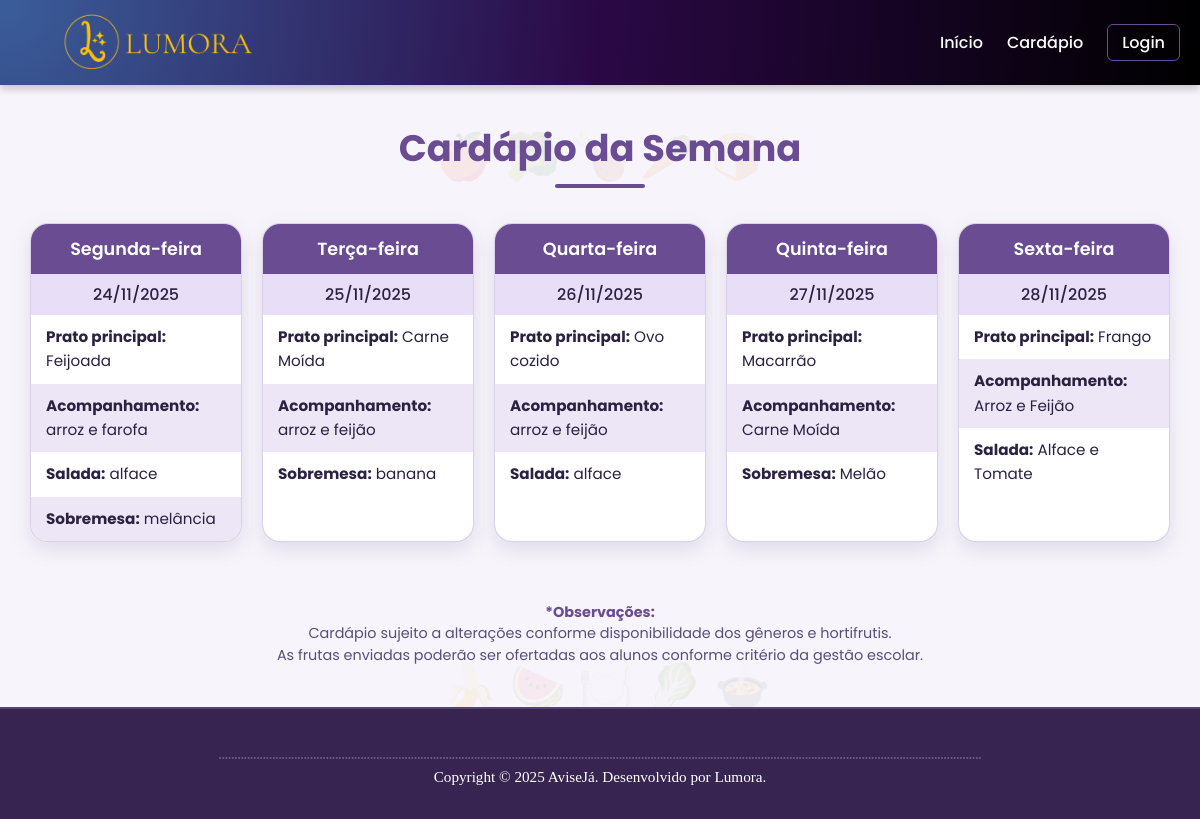
Page /cardapio.php on the committed database.
### tables this page shows
CREATE TABLE IF NOT EXISTS `tb_cardapio` (
  `id` int NOT NULL AUTO_INCREMENT,
  `dia_semana` enum('Segunda-feira','Terça-feira','Quarta-feira','Quinta-feira','Sexta-feira') NOT NULL,
  `prato_principal` varchar(255) NOT NULL,
  `acompanhamento` varchar(255) DEFAULT NULL,
  `salada` varchar(255) DEFAULT NULL,
  `sobremesa` varchar(255) DEFAULT NULL,
  PRIMARY KEY (`id`)
);

### conexao/conexao.php (called while the page is built, shortened)
<?php
class BancodeDados {
    private $host = "localhost";
    private $user = "root";
    private $senha = "prof@3t3c";
    private $banco = "gestao_merenda";
	public function conecta(){
        $this->con = mysqli_connect($this->host, $this->user, $this->senha, $this->banco);
    }
}
?>

### cardapio.php (the view, shortened to what this page needs)
<?php
require_once('conexao/conexao.php');
$mysql = new BancodeDados();
$mysql->conecta();
$cardapioSemanal = [];
$sql = "SELECT * FROM tb_cardapio ORDER BY FIELD(dia_semana, 'Segunda-feira', 'Terça-feira', 'Quarta-feira', 'Quinta-feira', 'Sexta-feira')";
$query = mysqli_query($mysql->con, $sql);
while($row = mysqli_fetch_assoc($query)) {
    $cardapioSemanal[$row['dia_semana']][] = $row;
}
$diasSemanaMapa = [
    'Segunda-feira' => 'monday', 'Terça-feira' => 'tuesday',
    'Quarta-feira'  => 'wednesday', 'Quinta-feira' => 'thursday',
    'Sexta-feira'   => 'friday'
];
?>
<!DOCTYPE html>
<html lang="pt-br">
<head>
    <link rel="stylesheet" href="css/style.css">
    <link rel="stylesheet" href="css/CarCSS.css">
    <link rel="stylesheet" href="https://cdnjs.cloudflare.com/ajax/libs/font-awesome/6.0.0-beta3/css/all.min.css">
</head>
<body>
    <header class="cabecalho-fixo">
        <div class="logo">
            <a href="index.php">
                <img src="imgs/lumora.png" alt="Logo Lumora" class="logo-img">
            </a>
        </div>
        <nav class="menu-principal">
            <ul>
                <li><a href="index.php">Início</a></li>
                <li><a href="cardapio.php">Cardápio</a></li>
                <?php if (isset($_SESSION['log']) && $_SESSION['log'] === 'ativo'): ?>
                    <?php if ($_SESSION['nivel'] === 'admin'): ?>
                        <li><a href="painel_contas.php">Painel de Controle</a></li>
                    <?php endif; ?>
                    <li><a href="logout.php" class="btn-logout">Logout</a></li>
                <?php else: ?>
                    <li><a href="login.php" class="btn-login">Login</a></li>
                <?php endif; ?>
            </ul>
        </nav>
    </header>
    <div id='main'>
        <h1 class="cardapio-titulo">Cardápio da Semana</h1>
        <div class="cardapio-container">
            <?php if (!empty($cardapioSemanal)): ?>
                <?php foreach ($cardapioSemanal as $dia => $pratos): ?>
                    <?php
                    $diaEmIngles = $diasSemanaMapa[$dia] ?? '';
                    $dataDoPrato = date('Y-m-d', strtotime("$diaEmIngles this week"));
                    ?>
                    <div class="card-dia">
                        <div class="dia-semana"><?php echo $dia; ?></div>
                        <div class="data"><?php echo date('d/m/Y', strtotime($dataDoPrato)); ?></div>
                        <div class="itens">
                            <?php foreach ($pratos as $prato): ?>
                                <p><strong>Prato principal:</strong> <?php echo htmlspecialchars($prato['prato_principal']); ?></p>
                                <?php if (!empty($prato['acompanhamento'])): ?>
                                    <p><strong>Acompanhamento:</strong> <?php echo htmlspecialchars($prato['acompanhamento']); ?></p>
                                <?php endif; ?>
                                <?php if (!empty($prato['salada'])): ?>
                                    <p><strong>Salada:</strong> <?php echo htmlspecialchars($prato['salada']); ?></p>
                                <?php endif; ?>
                                <?php if (!empty($prato['sobremesa'])): ?>
                                    <p><strong>Sobremesa:</strong> <?php echo htmlspecialchars($prato['sobremesa']); ?></p>
                                <?php endif; ?>
                            <?php endforeach; ?>
                        </div>
                    </div>
                <?php endforeach; ?>
            <?php else: ?>
                <div class="cardapio-vazio">
                    <p>O cardápio da semana ainda não foi cadastrado.</p>
                </div>
            <?php endif; ?>
        </div>
        <p class="obs">
            <strong>*Observações:</strong><br>
            Cardápio sujeito a alterações conforme disponibilidade dos gêneros e hortifrutis.<br>
            As frutas enviadas poderão ser ofertadas aos alunos conforme critério da gestão escolar.
        </p>
    </div>
        <footer>
        <h5>..................................................................................................................................................................................................................................................</h5>
        <p> Copyright © 2025 AviseJá. Desenvolvido por Lumora. </p>
    </footer>
</body>
</html>

### css/style.css (style rules this page uses)
body { margin: 0; padding: 0; font-family: -apple-system, BlinkMacSystemFont, "Segoe UI", Roboto, "Helvetica Neue", Arial, sans-serif; color: #22223b; padding-top: 60px; display: flex; flex-direction: column; min-height: 100vh; }
.cabecalho-fixo { position: fixed; top: 0; left: 0; width: 100%; height: 85px; background: radial-gradient(circle at top left, #3a5e9b, #2a0845, #000000); box-shadow: 0 4px 8px rgba(0, 0, 0, 0.2); display: flex; justify-content: space-between; align-items: center; padding: 0 20px; z-index: 1000; box-sizing: border-box; }
.menu-principal ul { list-style: none; display: flex; gap: 24px; margin: 0; padding: 0; }
.menu-principal a { text-decoration: none; color: #ffffff; font-weight: 500; transition: color 0.3s; }
.btn-login, .btn-logout { font-weight: bold; padding: 6px 14px; border-radius: 6px; transition: all 0.3s ease; }
.btn-login { background: transparent; border: 1px solid #6a4c93; color: #6a4c93; }
.logo-img { height: 60px; width: auto; object-fit: contain; margin-left: 40px; }
:root { --gal-1: #0d1b3d; --gal-2: #2c1a5e; --gal-3: #3b2a76; --gold: #ffd700; --star-opacity: 0.22; }
footer { padding: 20px 5px; text-align: center; align-items: center; font-family: Times, Times New Roman, serif; font-size: large; color: #ddd; background-color: #2a0845; }
footer h5 { opacity: 25%; margin-bottom: -10px; }

### css/CarCSS.css (style rules this page uses)
:root { --lumora-primary: #6a4c93; --lumora-light: #f7f5fb; --lumora-mid: #ede6f6; --lumora-softpurple: #e9def8; --text-dark: #2b2140; --radius: 18px; --shadow: 0 8px 20px rgba(106, 76, 147, 0.15); }
html, body { height: 100%; display: flex; flex-direction: column; }
body { font-family: "Poppins", sans-serif; background-color: var(--lumora-light); color: var(--text-dark); margin: 0; padding: 0; }
#main { flex: 1; }
.cardapio-titulo { text-align: center; font-size: 2.3em; color: var(--lumora-primary); font-weight: 700; margin-top: 120px; margin-bottom: 15px; }
.cardapio-titulo::after { content: ""; width: 90px; height: 4px; background-color: var(--lumora-primary); border-radius: 5px; display: block; margin: 8px auto 0; }
.cardapio-container { display: flex; justify-content: center; flex-wrap: wrap; gap: 20px; padding: 20px; max-width: 1200px; margin: 0 auto; }
.card-dia { background: #fff; border-radius: var(--radius); box-shadow: var(--shadow); overflow: hidden; flex: 1 1 210px; max-width: 210px; transition: all 0.25s ease; border: 1px solid rgba(106, 76, 147, 0.25); display: flex; flex-direction: column; justify-content: space-between; }
.card-dia .dia-semana { background-color: var(--lumora-primary); color: #fff; font-weight: 600; text-align: center; padding: 12px 0; font-size: 1.1em; }
.card-dia .data { background-color: var(--lumora-softpurple); color: var(--text-dark); text-align: center; padding: 8px 0; font-weight: 500; }
.card-dia .itens { font-size: 0.95em; line-height: 1.6em; flex-grow: 1; }
.card-dia .itens p { margin: 0; padding: 10px 15px; }
.card-dia .itens p:nth-child(odd) { background-color: #fff; }
.card-dia .itens p:nth-child(even) { background-color: var(--lumora-mid); }
.obs { text-align: center; font-size: 0.9em; color: #5a4d7a; margin: 40px auto; max-width: 850px; line-height: 1.5em; }
.obs strong { color: var(--lumora-primary); }
footer { background-color: #382450; color: #fff; text-align: center; padding: 18px 0; font-size: 0.95em; width: 100%; position: relative; margin-top: auto; bottom: 0; left: 0; right: 0; border-top: 2px solid rgba(255, 255, 255, 0.15); z-index: 10; }
body::before, body::after { position: fixed; font-size: 45px; opacity: 0.08; pointer-events: none; z-index: -1; filter: drop-shadow(0 0 2px rgba(0, 0, 0, 0.05)); }
body::before { content: "🍎 🥦 🍗 🥕 🍞"; top: 15%; left: 5%; width: 90%; text-align: center; }
body::after { content: "🍌 🍉 🍽️ 🥬 🍲"; bottom: 12%; left: 8%; width: 85%; text-align: center; }

### rows in the picture
tb_cardapio: prato_principal "Feijoada", acompanhamento "arroz e farofa", salada "alface", sobremesa "melância"
tb_cardapio: prato_principal "Carne Moída", acompanhamento "arroz e feijão", sobremesa "banana"
tb_cardapio: prato_principal "Ovo cozido", acompanhamento "arroz e feijão", salada "alface"
tb_cardapio: prato_principal "Macarrão", acompanhamento "Carne Moída", sobremesa "Melão"
tb_cardapio: prato_principal "Frango", acompanhamento "Arroz e Feijão", salada "Alface e Tomate"

### other values in the picture
$dia "Segunda-feira"
date('d/m/Y', strtotime($dataDoPrato)) "24/11/2025"
$dia "Terça-feira"
date('d/m/Y', strtotime($dataDoPrato)) "25/11/2025"
$dia "Quarta-feira"
date('d/m/Y', strtotime($dataDoPrato)) "26/11/2025"
$dia "Quinta-feira"
date('d/m/Y', strtotime($dataDoPrato)) "27/11/2025"
$dia "Sexta-feira"
date('d/m/Y', strtotime($dataDoPrato)) "28/11/2025"
